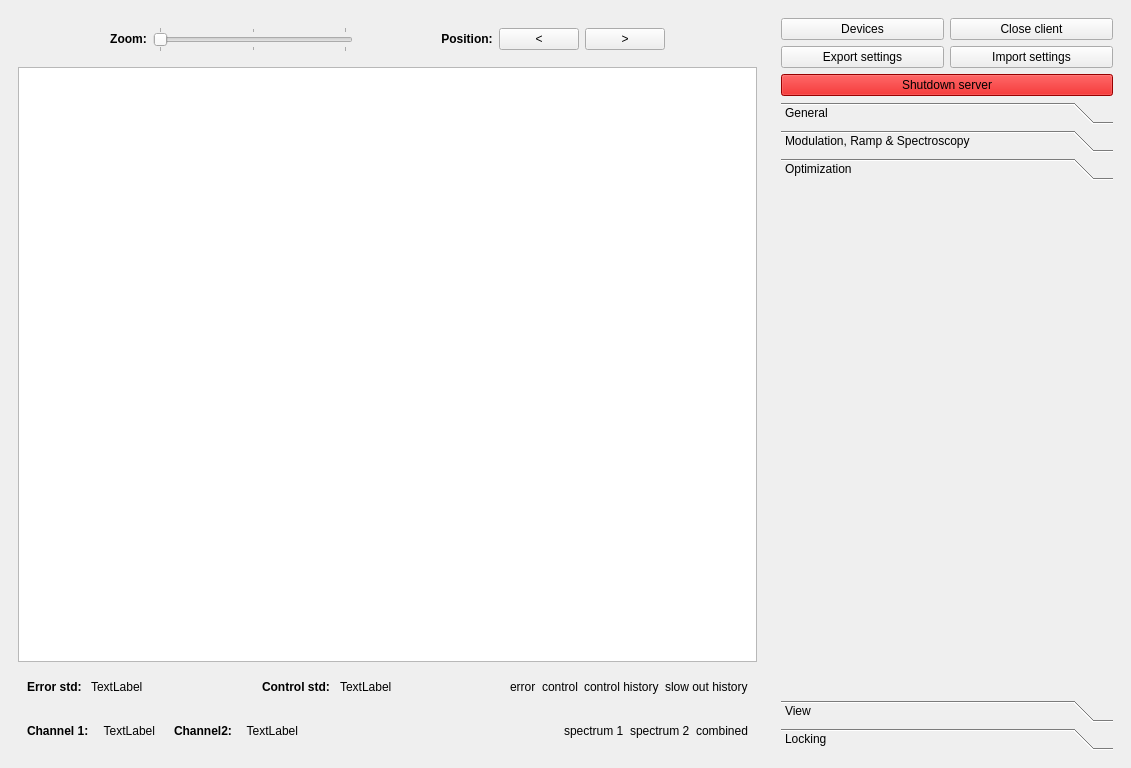
<?xml version="1.0" encoding="UTF-8"?>
<ui version="4.0">
 <class>MainWindow</class>
 <widget class="QMainWindow" name="MainWindow">
  <property name="geometry">
   <rect>
    <x>0</x>
    <y>0</y>
    <width>1131</width>
    <height>768</height>
   </rect>
  </property>
  <property name="windowTitle">
   <string>MainWindow</string>
  </property>
  <widget class="QWidget" name="centralwidget">
   <layout class="QHBoxLayout" name="horizontalLayout">
    <item>
     <widget class="QWidget" name="centralPanel" native="true">
      <property name="sizePolicy">
       <sizepolicy hsizetype="Expanding" vsizetype="Preferred">
        <horstretch>5</horstretch>
        <verstretch>0</verstretch>
       </sizepolicy>
      </property>
      <layout class="QHBoxLayout" name="horizontalLayout_8">
       <item>
        <layout class="QVBoxLayout" name="verticalLayout_17">
         <item>
          <widget class="QWidget" name="manual_navigation" native="true">
           <layout class="QHBoxLayout" name="horizontalLayout_3">
            <item>
             <spacer name="horizontalSpacer_3">
              <property name="orientation">
               <enum>Qt::Horizontal</enum>
              </property>
              <property name="sizeHint" stdset="0">
               <size>
                <width>73</width>
                <height>20</height>
               </size>
              </property>
             </spacer>
            </item>
            <item>
             <widget class="QLabel" name="label_3">
              <property name="text">
               <string>&lt;html&gt;&lt;head/&gt;&lt;body&gt;&lt;p&gt;&lt;span style=&quot; font-weight:600;&quot;&gt;Zoom:&lt;/span&gt;&lt;/p&gt;&lt;/body&gt;&lt;/html&gt;</string>
              </property>
              <property name="alignment">
               <set>Qt::AlignCenter</set>
              </property>
             </widget>
            </item>
            <item>
             <widget class="QSlider" name="zoom_slider">
              <property name="minimumSize">
               <size>
                <width>200</width>
                <height>0</height>
               </size>
              </property>
              <property name="focusPolicy">
               <enum>Qt::NoFocus</enum>
              </property>
              <property name="maximum">
               <number>50</number>
              </property>
              <property name="orientation">
               <enum>Qt::Horizontal</enum>
              </property>
              <property name="tickPosition">
               <enum>QSlider::TicksBothSides</enum>
              </property>
              <property name="tickInterval">
               <number>25</number>
              </property>
             </widget>
            </item>
            <item>
             <spacer name="horizontalSpacer_4">
              <property name="orientation">
               <enum>Qt::Horizontal</enum>
              </property>
              <property name="sizeHint" stdset="0">
               <size>
                <width>40</width>
                <height>20</height>
               </size>
              </property>
             </spacer>
            </item>
            <item>
             <widget class="QLabel" name="label_2">
              <property name="text">
               <string>&lt;html&gt;&lt;head/&gt;&lt;body&gt;&lt;p&gt;&lt;span style=&quot; font-weight:600;&quot;&gt;Position:&lt;/span&gt;&lt;/p&gt;&lt;/body&gt;&lt;/html&gt;</string>
              </property>
              <property name="alignment">
               <set>Qt::AlignCenter</set>
              </property>
             </widget>
            </item>
            <item>
             <widget class="QPushButton" name="go_left_btn">
              <property name="text">
               <string>&lt;</string>
              </property>
             </widget>
            </item>
            <item>
             <widget class="QPushButton" name="go_right_btn">
              <property name="sizePolicy">
               <sizepolicy hsizetype="Minimum" vsizetype="Fixed">
                <horstretch>0</horstretch>
                <verstretch>0</verstretch>
               </sizepolicy>
              </property>
              <property name="text">
               <string>&gt;</string>
              </property>
             </widget>
            </item>
            <item>
             <spacer name="horizontalSpacer">
              <property name="orientation">
               <enum>Qt::Horizontal</enum>
              </property>
              <property name="sizeHint" stdset="0">
               <size>
                <width>40</width>
                <height>20</height>
               </size>
              </property>
             </spacer>
            </item>
           </layout>
          </widget>
         </item>
         <item>
          <widget class="PlotWidget" name="graphicsView">
           <property name="minimumSize">
            <size>
             <width>100</width>
             <height>100</height>
            </size>
           </property>
          </widget>
         </item>
         <item>
          <widget class="QWidget" name="top_lock_panel" native="true">
           <layout class="QHBoxLayout" name="horizontalLayout_4">
            <item>
             <widget class="QLabel" name="label_4">
              <property name="font">
               <font>
                <weight>75</weight>
                <bold>true</bold>
               </font>
              </property>
              <property name="text">
               <string>Error std: </string>
              </property>
             </widget>
            </item>
            <item>
             <widget class="QLabel" name="error_std">
              <property name="text">
               <string>TextLabel</string>
              </property>
              <property name="wordWrap">
               <bool>true</bool>
              </property>
             </widget>
            </item>
            <item>
             <spacer name="horizontalSpacer_5">
              <property name="orientation">
               <enum>Qt::Horizontal</enum>
              </property>
              <property name="sizeHint" stdset="0">
               <size>
                <width>40</width>
                <height>20</height>
               </size>
              </property>
             </spacer>
            </item>
            <item>
             <widget class="QLabel" name="label_5">
              <property name="font">
               <font>
                <weight>75</weight>
                <bold>true</bold>
               </font>
              </property>
              <property name="text">
               <string>Control std: </string>
              </property>
             </widget>
            </item>
            <item>
             <widget class="QLabel" name="control_std">
              <property name="text">
               <string>TextLabel</string>
              </property>
              <property name="wordWrap">
               <bool>true</bool>
              </property>
             </widget>
            </item>
            <item>
             <spacer name="horizontalSpacer_6">
              <property name="orientation">
               <enum>Qt::Horizontal</enum>
              </property>
              <property name="sizeHint" stdset="0">
               <size>
                <width>40</width>
                <height>20</height>
               </size>
              </property>
             </spacer>
            </item>
            <item>
             <widget class="QLabel" name="legend_error_signal">
              <property name="text">
               <string>error</string>
              </property>
              <property name="wordWrap">
               <bool>true</bool>
              </property>
             </widget>
            </item>
            <item>
             <widget class="QLabel" name="legend_control_signal">
              <property name="text">
               <string>control</string>
              </property>
              <property name="wordWrap">
               <bool>true</bool>
              </property>
             </widget>
            </item>
            <item>
             <widget class="QLabel" name="legend_control_signal_history">
              <property name="text">
               <string>control history</string>
              </property>
              <property name="wordWrap">
               <bool>true</bool>
              </property>
             </widget>
            </item>
            <item>
             <widget class="QLabel" name="legend_slow_signal_history">
              <property name="text">
               <string>slow out history</string>
              </property>
             </widget>
            </item>
           </layout>
          </widget>
         </item>
         <item>
          <widget class="QWidget" name="statusbar_unlocked" native="true">
           <layout class="QHBoxLayout" name="horizontalLayout_5">
            <item>
             <layout class="QHBoxLayout" name="signal_strengths_unlocked">
              <item>
               <widget class="QLabel" name="label">
                <property name="font">
                 <font>
                  <weight>75</weight>
                  <bold>true</bold>
                 </font>
                </property>
                <property name="text">
                 <string>&lt;html&gt;&lt;head/&gt;&lt;body&gt;&lt;p&gt;Channel 1:&lt;/p&gt;&lt;/body&gt;&lt;/html&gt;</string>
                </property>
               </widget>
              </item>
              <item>
               <widget class="QLabel" name="power_channel_1">
                <property name="sizePolicy">
                 <sizepolicy hsizetype="Minimum" vsizetype="Preferred">
                  <horstretch>0</horstretch>
                  <verstretch>0</verstretch>
                 </sizepolicy>
                </property>
                <property name="minimumSize">
                 <size>
                  <width>60</width>
                  <height>0</height>
                 </size>
                </property>
                <property name="text">
                 <string>TextLabel</string>
                </property>
                <property name="alignment">
                 <set>Qt::AlignRight|Qt::AlignTrailing|Qt::AlignVCenter</set>
                </property>
               </widget>
              </item>
              <item>
               <widget class="QLabel" name="label_8">
                <property name="text">
                 <string/>
                </property>
               </widget>
              </item>
              <item>
               <spacer name="horizontalSpacer_7">
                <property name="orientation">
                 <enum>Qt::Horizontal</enum>
                </property>
                <property name="sizeHint" stdset="0">
                 <size>
                  <width>40</width>
                  <height>20</height>
                 </size>
                </property>
               </spacer>
              </item>
              <item>
               <widget class="QLabel" name="label_6">
                <property name="font">
                 <font>
                  <weight>75</weight>
                  <bold>true</bold>
                 </font>
                </property>
                <property name="text">
                 <string>Channel2:</string>
                </property>
               </widget>
              </item>
              <item>
               <widget class="QLabel" name="power_channel_2">
                <property name="minimumSize">
                 <size>
                  <width>60</width>
                  <height>0</height>
                 </size>
                </property>
                <property name="text">
                 <string>TextLabel</string>
                </property>
                <property name="alignment">
                 <set>Qt::AlignRight|Qt::AlignTrailing|Qt::AlignVCenter</set>
                </property>
               </widget>
              </item>
              <item>
               <widget class="QLabel" name="label_7">
                <property name="text">
                 <string/>
                </property>
               </widget>
              </item>
             </layout>
            </item>
            <item>
             <spacer name="horizontalSpacer_2">
              <property name="orientation">
               <enum>Qt::Horizontal</enum>
              </property>
              <property name="sizeHint" stdset="0">
               <size>
                <width>378</width>
                <height>20</height>
               </size>
              </property>
             </spacer>
            </item>
            <item>
             <layout class="QHBoxLayout" name="legend_unlocked">
              <item>
               <widget class="QLabel" name="legend_spectrum_1">
                <property name="text">
                 <string>spectrum 1</string>
                </property>
                <property name="wordWrap">
                 <bool>false</bool>
                </property>
               </widget>
              </item>
              <item>
               <widget class="QLabel" name="legend_spectrum_2">
                <property name="text">
                 <string>spectrum 2</string>
                </property>
                <property name="wordWrap">
                 <bool>false</bool>
                </property>
               </widget>
              </item>
              <item>
               <widget class="QLabel" name="legend_spectrum_combined">
                <property name="text">
                 <string>combined</string>
                </property>
                <property name="wordWrap">
                 <bool>true</bool>
                </property>
               </widget>
              </item>
             </layout>
            </item>
           </layout>
          </widget>
         </item>
        </layout>
       </item>
      </layout>
     </widget>
    </item>
    <item>
     <widget class="RightPanel" name="rightPanel" native="true">
      <property name="sizePolicy">
       <sizepolicy hsizetype="Fixed" vsizetype="Expanding">
        <horstretch>0</horstretch>
        <verstretch>0</verstretch>
       </sizepolicy>
      </property>
      <property name="minimumSize">
       <size>
        <width>350</width>
        <height>0</height>
       </size>
      </property>
      <layout class="QVBoxLayout" name="verticalLayout_11">
       <item>
        <widget class="QWidget" name="widget_2" native="true">
         <layout class="QHBoxLayout" name="horizontalLayout_23">
          <property name="leftMargin">
           <number>0</number>
          </property>
          <property name="topMargin">
           <number>0</number>
          </property>
          <property name="rightMargin">
           <number>0</number>
          </property>
          <property name="bottomMargin">
           <number>0</number>
          </property>
          <item>
           <widget class="QPushButton" name="openDeviceManagerButton">
            <property name="text">
             <string>Devices</string>
            </property>
           </widget>
          </item>
          <item>
           <widget class="QPushButton" name="closeButton">
            <property name="styleSheet">
             <string notr="true"/>
            </property>
            <property name="text">
             <string>Close client</string>
            </property>
           </widget>
          </item>
         </layout>
        </widget>
       </item>
       <item>
        <layout class="QHBoxLayout" name="horizontalLayout_2">
         <item>
          <widget class="QPushButton" name="export_parameters_button">
           <property name="text">
            <string>Export settings</string>
           </property>
          </widget>
         </item>
         <item>
          <widget class="QPushButton" name="import_parameters_button">
           <property name="text">
            <string>Import settings</string>
           </property>
          </widget>
         </item>
        </layout>
       </item>
       <item>
        <widget class="QPushButton" name="shutdownButton">
         <property name="palette">
          <palette>
           <active>
            <colorrole role="WindowText">
             <brush brushstyle="SolidPattern">
              <color alpha="255">
               <red>0</red>
               <green>0</green>
               <blue>0</blue>
              </color>
             </brush>
            </colorrole>
            <colorrole role="Button">
             <brush brushstyle="SolidPattern">
              <color alpha="255">
               <red>212</red>
               <green>0</green>
               <blue>0</blue>
              </color>
             </brush>
            </colorrole>
            <colorrole role="Light">
             <brush brushstyle="SolidPattern">
              <color alpha="255">
               <red>255</red>
               <green>255</green>
               <blue>255</blue>
              </color>
             </brush>
            </colorrole>
            <colorrole role="Midlight">
             <brush brushstyle="SolidPattern">
              <color alpha="255">
               <red>246</red>
               <green>245</green>
               <blue>244</blue>
              </color>
             </brush>
            </colorrole>
            <colorrole role="Dark">
             <brush brushstyle="SolidPattern">
              <color alpha="255">
               <red>118</red>
               <green>117</green>
               <blue>116</blue>
              </color>
             </brush>
            </colorrole>
            <colorrole role="Mid">
             <brush brushstyle="SolidPattern">
              <color alpha="255">
               <red>158</red>
               <green>157</green>
               <blue>155</blue>
              </color>
             </brush>
            </colorrole>
            <colorrole role="Text">
             <brush brushstyle="SolidPattern">
              <color alpha="255">
               <red>0</red>
               <green>0</green>
               <blue>0</blue>
              </color>
             </brush>
            </colorrole>
            <colorrole role="BrightText">
             <brush brushstyle="SolidPattern">
              <color alpha="255">
               <red>255</red>
               <green>255</green>
               <blue>255</blue>
              </color>
             </brush>
            </colorrole>
            <colorrole role="ButtonText">
             <brush brushstyle="SolidPattern">
              <color alpha="255">
               <red>0</red>
               <green>0</green>
               <blue>0</blue>
              </color>
             </brush>
            </colorrole>
            <colorrole role="Base">
             <brush brushstyle="SolidPattern">
              <color alpha="255">
               <red>212</red>
               <green>0</green>
               <blue>0</blue>
              </color>
             </brush>
            </colorrole>
            <colorrole role="Window">
             <brush brushstyle="SolidPattern">
              <color alpha="255">
               <red>212</red>
               <green>0</green>
               <blue>0</blue>
              </color>
             </brush>
            </colorrole>
            <colorrole role="Shadow">
             <brush brushstyle="SolidPattern">
              <color alpha="255">
               <red>0</red>
               <green>0</green>
               <blue>0</blue>
              </color>
             </brush>
            </colorrole>
            <colorrole role="AlternateBase">
             <brush brushstyle="SolidPattern">
              <color alpha="255">
               <red>246</red>
               <green>245</green>
               <blue>244</blue>
              </color>
             </brush>
            </colorrole>
            <colorrole role="ToolTipBase">
             <brush brushstyle="SolidPattern">
              <color alpha="255">
               <red>255</red>
               <green>255</green>
               <blue>220</blue>
              </color>
             </brush>
            </colorrole>
            <colorrole role="ToolTipText">
             <brush brushstyle="SolidPattern">
              <color alpha="255">
               <red>0</red>
               <green>0</green>
               <blue>0</blue>
              </color>
             </brush>
            </colorrole>
            <colorrole role="PlaceholderText">
             <brush brushstyle="NoBrush">
              <color alpha="128">
               <red>0</red>
               <green>0</green>
               <blue>0</blue>
              </color>
             </brush>
            </colorrole>
           </active>
           <inactive>
            <colorrole role="WindowText">
             <brush brushstyle="SolidPattern">
              <color alpha="255">
               <red>0</red>
               <green>0</green>
               <blue>0</blue>
              </color>
             </brush>
            </colorrole>
            <colorrole role="Button">
             <brush brushstyle="SolidPattern">
              <color alpha="255">
               <red>212</red>
               <green>0</green>
               <blue>0</blue>
              </color>
             </brush>
            </colorrole>
            <colorrole role="Light">
             <brush brushstyle="SolidPattern">
              <color alpha="255">
               <red>255</red>
               <green>255</green>
               <blue>255</blue>
              </color>
             </brush>
            </colorrole>
            <colorrole role="Midlight">
             <brush brushstyle="SolidPattern">
              <color alpha="255">
               <red>246</red>
               <green>245</green>
               <blue>244</blue>
              </color>
             </brush>
            </colorrole>
            <colorrole role="Dark">
             <brush brushstyle="SolidPattern">
              <color alpha="255">
               <red>118</red>
               <green>117</green>
               <blue>116</blue>
              </color>
             </brush>
            </colorrole>
            <colorrole role="Mid">
             <brush brushstyle="SolidPattern">
              <color alpha="255">
               <red>158</red>
               <green>157</green>
               <blue>155</blue>
              </color>
             </brush>
            </colorrole>
            <colorrole role="Text">
             <brush brushstyle="SolidPattern">
              <color alpha="255">
               <red>0</red>
               <green>0</green>
               <blue>0</blue>
              </color>
             </brush>
            </colorrole>
            <colorrole role="BrightText">
             <brush brushstyle="SolidPattern">
              <color alpha="255">
               <red>255</red>
               <green>255</green>
               <blue>255</blue>
              </color>
             </brush>
            </colorrole>
            <colorrole role="ButtonText">
             <brush brushstyle="SolidPattern">
              <color alpha="255">
               <red>0</red>
               <green>0</green>
               <blue>0</blue>
              </color>
             </brush>
            </colorrole>
            <colorrole role="Base">
             <brush brushstyle="SolidPattern">
              <color alpha="255">
               <red>212</red>
               <green>0</green>
               <blue>0</blue>
              </color>
             </brush>
            </colorrole>
            <colorrole role="Window">
             <brush brushstyle="SolidPattern">
              <color alpha="255">
               <red>212</red>
               <green>0</green>
               <blue>0</blue>
              </color>
             </brush>
            </colorrole>
            <colorrole role="Shadow">
             <brush brushstyle="SolidPattern">
              <color alpha="255">
               <red>0</red>
               <green>0</green>
               <blue>0</blue>
              </color>
             </brush>
            </colorrole>
            <colorrole role="AlternateBase">
             <brush brushstyle="SolidPattern">
              <color alpha="255">
               <red>246</red>
               <green>245</green>
               <blue>244</blue>
              </color>
             </brush>
            </colorrole>
            <colorrole role="ToolTipBase">
             <brush brushstyle="SolidPattern">
              <color alpha="255">
               <red>255</red>
               <green>255</green>
               <blue>220</blue>
              </color>
             </brush>
            </colorrole>
            <colorrole role="ToolTipText">
             <brush brushstyle="SolidPattern">
              <color alpha="255">
               <red>0</red>
               <green>0</green>
               <blue>0</blue>
              </color>
             </brush>
            </colorrole>
            <colorrole role="PlaceholderText">
             <brush brushstyle="NoBrush">
              <color alpha="128">
               <red>0</red>
               <green>0</green>
               <blue>0</blue>
              </color>
             </brush>
            </colorrole>
           </inactive>
           <disabled>
            <colorrole role="WindowText">
             <brush brushstyle="SolidPattern">
              <color alpha="255">
               <red>118</red>
               <green>117</green>
               <blue>116</blue>
              </color>
             </brush>
            </colorrole>
            <colorrole role="Button">
             <brush brushstyle="SolidPattern">
              <color alpha="255">
               <red>212</red>
               <green>0</green>
               <blue>0</blue>
              </color>
             </brush>
            </colorrole>
            <colorrole role="Light">
             <brush brushstyle="SolidPattern">
              <color alpha="255">
               <red>255</red>
               <green>255</green>
               <blue>255</blue>
              </color>
             </brush>
            </colorrole>
            <colorrole role="Midlight">
             <brush brushstyle="SolidPattern">
              <color alpha="255">
               <red>246</red>
               <green>245</green>
               <blue>244</blue>
              </color>
             </brush>
            </colorrole>
            <colorrole role="Dark">
             <brush brushstyle="SolidPattern">
              <color alpha="255">
               <red>118</red>
               <green>117</green>
               <blue>116</blue>
              </color>
             </brush>
            </colorrole>
            <colorrole role="Mid">
             <brush brushstyle="SolidPattern">
              <color alpha="255">
               <red>158</red>
               <green>157</green>
               <blue>155</blue>
              </color>
             </brush>
            </colorrole>
            <colorrole role="Text">
             <brush brushstyle="SolidPattern">
              <color alpha="255">
               <red>118</red>
               <green>117</green>
               <blue>116</blue>
              </color>
             </brush>
            </colorrole>
            <colorrole role="BrightText">
             <brush brushstyle="SolidPattern">
              <color alpha="255">
               <red>255</red>
               <green>255</green>
               <blue>255</blue>
              </color>
             </brush>
            </colorrole>
            <colorrole role="ButtonText">
             <brush brushstyle="SolidPattern">
              <color alpha="255">
               <red>118</red>
               <green>117</green>
               <blue>116</blue>
              </color>
             </brush>
            </colorrole>
            <colorrole role="Base">
             <brush brushstyle="SolidPattern">
              <color alpha="255">
               <red>212</red>
               <green>0</green>
               <blue>0</blue>
              </color>
             </brush>
            </colorrole>
            <colorrole role="Window">
             <brush brushstyle="SolidPattern">
              <color alpha="255">
               <red>212</red>
               <green>0</green>
               <blue>0</blue>
              </color>
             </brush>
            </colorrole>
            <colorrole role="Shadow">
             <brush brushstyle="SolidPattern">
              <color alpha="255">
               <red>0</red>
               <green>0</green>
               <blue>0</blue>
              </color>
             </brush>
            </colorrole>
            <colorrole role="AlternateBase">
             <brush brushstyle="SolidPattern">
              <color alpha="255">
               <red>237</red>
               <green>235</green>
               <blue>233</blue>
              </color>
             </brush>
            </colorrole>
            <colorrole role="ToolTipBase">
             <brush brushstyle="SolidPattern">
              <color alpha="255">
               <red>255</red>
               <green>255</green>
               <blue>220</blue>
              </color>
             </brush>
            </colorrole>
            <colorrole role="ToolTipText">
             <brush brushstyle="SolidPattern">
              <color alpha="255">
               <red>0</red>
               <green>0</green>
               <blue>0</blue>
              </color>
             </brush>
            </colorrole>
            <colorrole role="PlaceholderText">
             <brush brushstyle="NoBrush">
              <color alpha="128">
               <red>0</red>
               <green>0</green>
               <blue>0</blue>
              </color>
             </brush>
            </colorrole>
           </disabled>
          </palette>
         </property>
         <property name="autoFillBackground">
          <bool>false</bool>
         </property>
         <property name="styleSheet">
          <string notr="true">background-color: #d40000;</string>
         </property>
         <property name="text">
          <string>Shutdown server</string>
         </property>
        </widget>
       </item>
       <item>
        <widget class="QToolBox" name="settings_toolbox">
         <property name="enabled">
          <bool>true</bool>
         </property>
         <property name="sizePolicy">
          <sizepolicy hsizetype="Expanding" vsizetype="Expanding">
           <horstretch>0</horstretch>
           <verstretch>0</verstretch>
          </sizepolicy>
         </property>
         <property name="minimumSize">
          <size>
           <width>250</width>
           <height>0</height>
          </size>
         </property>
         <property name="currentIndex">
          <number>2</number>
         </property>
         <widget class="QWidget" name="generalPanel">
          <property name="enabled">
           <bool>true</bool>
          </property>
          <property name="geometry">
           <rect>
            <x>0</x>
            <y>0</y>
            <width>338</width>
            <height>451</height>
           </rect>
          </property>
          <attribute name="label">
           <string>General</string>
          </attribute>
          <layout class="QVBoxLayout" name="verticalLayout_15">
           <item>
            <widget class="GeneralPanel" name="widget_5" native="true"/>
           </item>
          </layout>
         </widget>
         <widget class="QWidget" name="modSpectroscopyPanel">
          <property name="geometry">
           <rect>
            <x>0</x>
            <y>0</y>
            <width>338</width>
            <height>451</height>
           </rect>
          </property>
          <attribute name="label">
           <string>Modulation, Ramp &amp;&amp; Spectroscopy</string>
          </attribute>
          <layout class="QVBoxLayout" name="verticalLayout_3">
           <item>
            <widget class="ModulationAndRampPanel" name="widget_4" native="true"/>
           </item>
          </layout>
         </widget>
         <widget class="QWidget" name="optimizationPanel">
          <property name="geometry">
           <rect>
            <x>0</x>
            <y>0</y>
            <width>338</width>
            <height>451</height>
           </rect>
          </property>
          <attribute name="label">
           <string>Optimization</string>
          </attribute>
          <layout class="QVBoxLayout" name="verticalLayout_10">
           <item>
            <widget class="OptimizationPanel" name="widget_6" native="true"/>
           </item>
          </layout>
         </widget>
         <widget class="QWidget" name="viewPanel">
          <property name="geometry">
           <rect>
            <x>0</x>
            <y>0</y>
            <width>338</width>
            <height>451</height>
           </rect>
          </property>
          <property name="sizePolicy">
           <sizepolicy hsizetype="Minimum" vsizetype="Preferred">
            <horstretch>0</horstretch>
            <verstretch>0</verstretch>
           </sizepolicy>
          </property>
          <attribute name="label">
           <string>View</string>
          </attribute>
          <layout class="QVBoxLayout" name="verticalLayout_16">
           <item>
            <widget class="ViewPanel" name="widget" native="true"/>
           </item>
          </layout>
         </widget>
         <widget class="QWidget" name="lockingPanel">
          <property name="geometry">
           <rect>
            <x>0</x>
            <y>0</y>
            <width>338</width>
            <height>451</height>
           </rect>
          </property>
          <property name="sizePolicy">
           <sizepolicy hsizetype="Minimum" vsizetype="Preferred">
            <horstretch>0</horstretch>
            <verstretch>0</verstretch>
           </sizepolicy>
          </property>
          <attribute name="label">
           <string>Locking</string>
          </attribute>
          <layout class="QVBoxLayout" name="verticalLayout_7">
           <item>
            <widget class="LockingPanel" name="widget_3" native="true"/>
           </item>
          </layout>
         </widget>
        </widget>
       </item>
      </layout>
     </widget>
    </item>
   </layout>
  </widget>
 </widget>
 <customwidgets>
  <customwidget>
   <class>PlotWidget</class>
   <extends>QGraphicsView</extends>
   <header location="global">plot_widget.h</header>
  </customwidget>
  <customwidget>
   <class>RightPanel</class>
   <extends>QWidget</extends>
   <header location="global">right_panel.h</header>
   <container>1</container>
   <slots>
    <slot>close_app()</slot>
    <slot>shutdown_server()</slot>
    <slot>open_device_manager()</slot>
   </slots>
  </customwidget>
  <customwidget>
   <class>LockingPanel</class>
   <extends>QWidget</extends>
   <header location="global">locking_panel.h</header>
   <container>1</container>
   <slots>
    <slot>kp_changed()</slot>
    <slot>ki_changed()</slot>
    <slot>kd_changed()</slot>
    <slot>watch_lock_changed()</slot>
    <slot>start_manual_lock()</slot>
   </slots>
  </customwidget>
  <customwidget>
   <class>GeneralPanel</class>
   <extends>QWidget</extends>
   <header location="global">general_panel.h</header>
   <container>1</container>
  </customwidget>
  <customwidget>
   <class>ModulationAndRampPanel</class>
   <extends>QWidget</extends>
   <header location="global">modulation_ramp_panel.h</header>
   <container>1</container>
  </customwidget>
  <customwidget>
   <class>ViewPanel</class>
   <extends>QWidget</extends>
   <header location="global">view_panel.h</header>
   <container>1</container>
  </customwidget>
  <customwidget>
   <class>OptimizationPanel</class>
   <extends>QWidget</extends>
   <header location="global">optimization_panel.h</header>
   <container>1</container>
  </customwidget>
 </customwidgets>
 <resources/>
 <connections/>
</ui>
